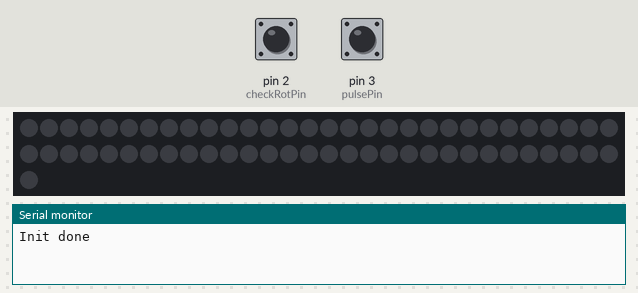
This sketch was run on a simulated Arduino Uno, built with avr-gcc and run on an emulated ATmega328P. Parts: 61 RGB LEDs in strip order, left to right, continuing on the next row, the last lines printed to the serial monitor. The inputs (shaded band) are chosen by the test bench; at power-on: pin 2 (checkRotPin) HIGH, pin 3 (pulsePin) HIGH. Dim RGB values are drawn brighter than linear.

Above: at 1.2 s.
1.3 s: pin 2 (checkRotPin) pulled LOW for 0.15 s
At 4.4 s:
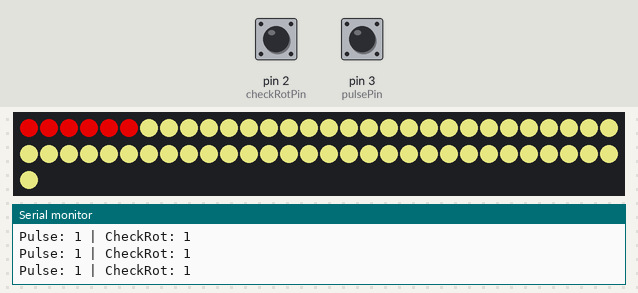
7.0 s: pin 2 (checkRotPin) pulled LOW for 3.2 s
At 10.9 s:
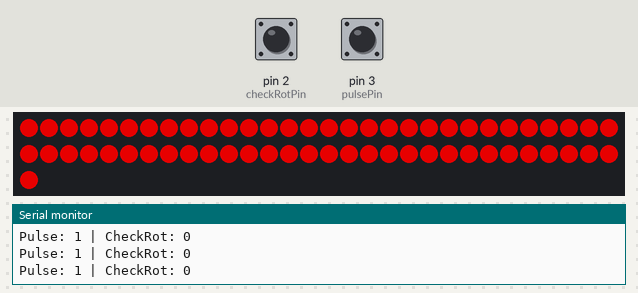
11.7 s: pin 2 (checkRotPin) driven LOW
14.7 s: pin 3 (pulsePin) pulled LOW for 0.15 s
At 15.47 s:
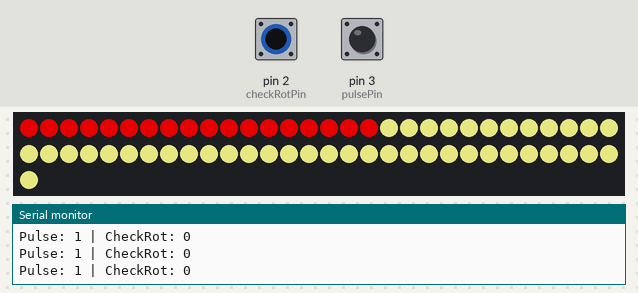
16.8 s: pin 2 (checkRotPin) driven HIGH
Timing chart, 0 to 19.8 s (numbered marks = the images above; inputs shaded):
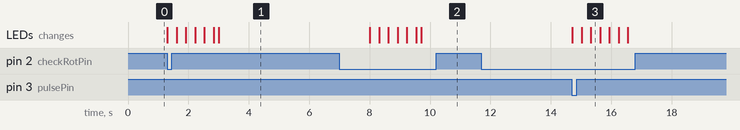

The sketch:

wahlscheibe_readout.ino
```cpp
#include <Adafruit_NeoPixel.h>

#define LED_PIN     5 // The pin where the data line is connected
#define LED_COUNT  61 // Number of LEDs in the strip

// Initialize the NeoPixel library.
Adafruit_NeoPixel strip(LED_COUNT, LED_PIN, NEO_GRB + NEO_KHZ800);

const int checkRotPin = 2;
const int pulsePin = 3;

void setup() {
  Serial.begin(9600);

  // Pullup mode for pins so voltage is not floating when closed.
  pinMode(checkRotPin, INPUT_PULLUP);
  pinMode(pulsePin, INPUT_PULLUP);

  Serial.println("Init done");

  strip.begin();
  strip.show();

  for(int i=0; i<strip.numPixels(); i++)
  {
    strip.setPixelColor(i, strip.Color(0,0,0));
  }
  strip.show();

}

void loop() {

  int pulseState = digitalRead(pulsePin);
  int checkRot = digitalRead(checkRotPin);
  int flip = 0;
  int count = 0;

  if (pulseState && !checkRot)
  {
    for(int i=0; i<strip.numPixels(); i++)
    {

      pulseState = digitalRead(pulsePin);
      checkRot = digitalRead(checkRotPin);

      Serial.print("Pulse: ");
      Serial.print(pulseState);      // LOW = contact closed, HIGH = open
      Serial.print(" | CheckRot: ");
      Serial.println(checkRot);

      if(pulseState && !checkRot)
      {
      strip.setPixelColor(i, strip.Color(180,0,0));
      strip.show();
      delay(25);
      flip = 1;
      }

      else if (!checkRot)
      {
        strip.setPixelColor(i, strip.Color(0,180,0));
        strip.show();
        delay(25);
      }

      else
      {
        strip.setPixelColor(i, strip.Color(180,180,100));
        strip.show();
        delay(25);
      }

      //strip.setPixelColor(i, strip.Color(180,0,0));

    }
  }
  if (flip)
  {
    delay(5000);
    flip=0;
    strip.fill(strip.Color(180,180,100));  // green
    strip.show();
  }

  //for(int i=0; i<strip.numPixels(); i++) strip.setPixelColor(i, strip.Color(0,0,0));
  //strip.show();
}

void genCoordinates(float coords[], int nodes, int steps)
{
  int size = nodes*steps;
  float stepSize = 1/steps;
  int k = 0;
  for (int j=0; j<size; j++)
  {
    coords[j] = k*stepSize;
    k++;

    if(k==steps) k=0;
  }
}

void perlinNoise(float color[],
float gradientx1[],
float gradientx2[],
float gradienty1[],
float gradienty2[],
int cSize, int gSize)
{
  for(int i=0; i<cSize; i++)
  {

  }
}
```

Measured:
- after the input at 1.3 s, the LEDs: first change at once (image 1 shows a later state)
- after the input at 7.0 s, the LEDs: first differ from a run without the input after 1.3 s (image 2 shows a later state)
- after the input at 11.7 s, every drawn part: stays the same
